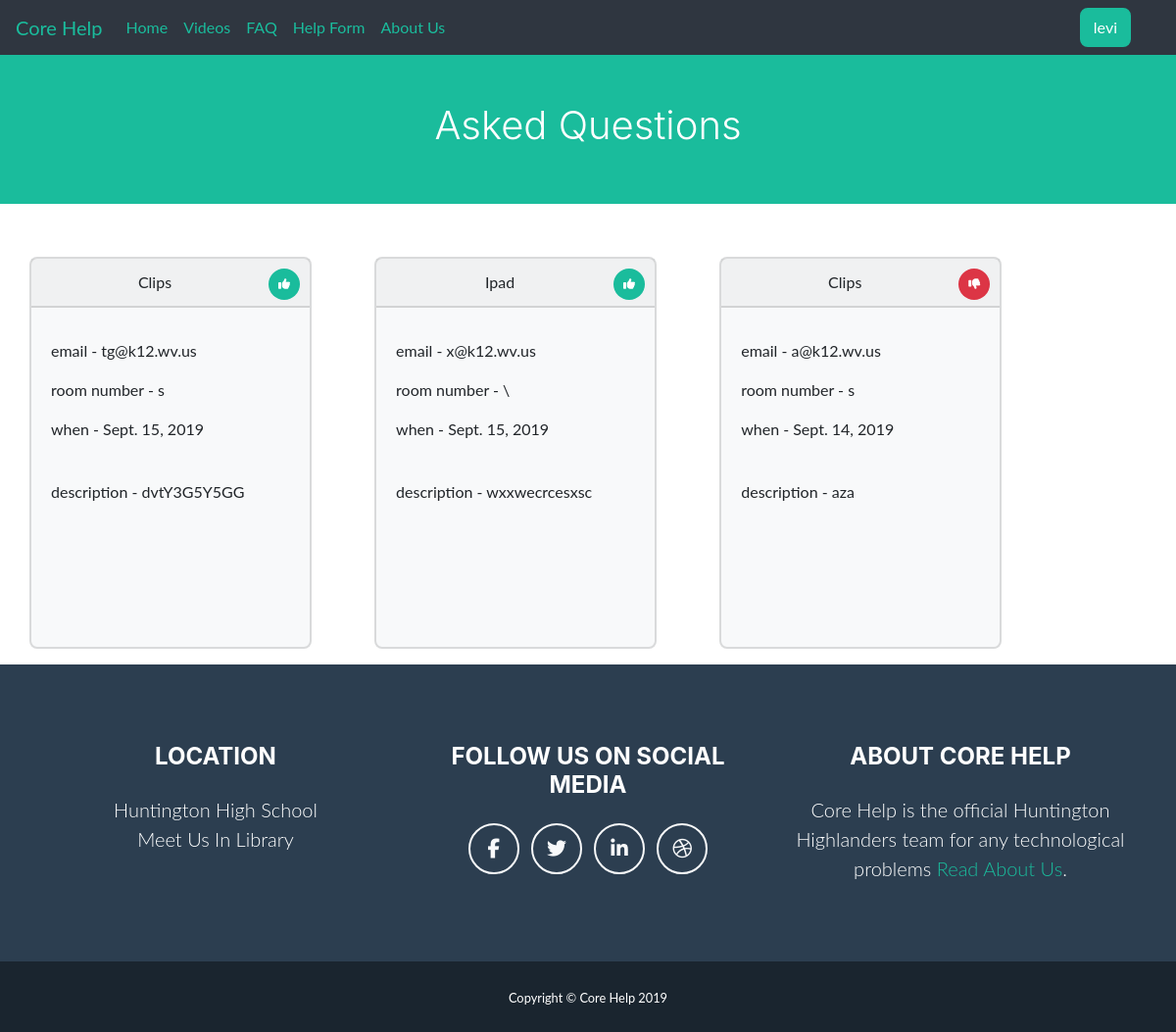
/core/asked_questions/ (signed in), run on the app's committed database.
### website/models.py (models this page shows, shortened)
class HelpFormModel(models.Model):
    your_name = models.CharField(max_length=100)
    room_number = models.CharField(max_length=6)
    email = models.EmailField(default="@k12.wv.us")
    subject = models.CharField(max_length=30)
    description = models.TextField()
    date_uploaded = models.DateField(default=now())

### website/views.py (the view)
# urls.py: path('asked_questions/', views.asked_questions),
@login_required
def asked_questions(request):
    data = HelpFormModel.objects.all()
    date_today = datetime.datetime.now()
    context = {
        'data': data,
        'date_today': date_today,
    }
    return render(request, 'website/asked_questions.html', context)

### website/templatetags/custom_time_tags.py (called while the page is built)
@register.simple_tag
def get_today():
    return tz.localtime(tz.now()).date()

### website/templates/website/asked_questions.html (shortened to what this page needs)
{% extends 'base.html' %}
{% load custom_time_tags %}
{% block content %}
<header class="bg-primary text-center py-5 mb-4">
  <div class="container">
    <h1 class="font-weight-light text-white">Asked Questions</h1>
  </div>
</header>
{% get_today as today %}
{% for data in data %}
  {% if today == data.date_uploaded %}
  <div class="card bg-light mb-3" style="max-width: 18rem;">
    <span class="badge badge-pill badge-primary float-right"><i class="fas fa-thumbs-up"></i></span>
    <div class="card-header">{{ data.subject }}</div>
    <div class="card-body">
      <p class="card-text">email - {{ data.email }}</p>
      <p class="card-text">room number - {{ data.room_number }}</p>
      <p class="card-text">when - {{ data.date_uploaded }}</p>
      <br>
      <p class="card-text">description - {{ data.description }}</p>
    </div>
  </div>
  {% else %}
    <div class="card bg-light mb-3" style="max-width: 18rem;">
      <span class="badge badge-pill badge-danger float-right"><i class="fas fa-thumbs-down"></i></span>
      <div class="card-header">{{ data.subject }}</div>
      <div class="card-body">
        <p class="card-text">email - {{ data.email }}</p>
        <p class="card-text">room number - {{ data.room_number }}</p>
        <p class="card-text">when - {{ data.date_uploaded }}</p>
        <br>
        <p class="card-text">description - {{ data.description }}</p>
      </div>
    </div>
  {% endif %}
{% endfor %}
{% endblock %}

### core/templates/base.html (shortened to what this page needs)
{% load static %}
<!DOCTYPE html>
<html lang="en">
<head>
    <link rel="stylesheet" href="https://stackpath.bootstrapcdn.com/bootstrap/4.3.1/css/bootstrap.min.css">
    <link rel="stylesheet" href="{% static 'core/css/base.css' %}">
    <link rel="stylesheet" href="{% static 'core/css/index.css' %}">
</head>
<nav class="navbar navbar-expand-lg">
  <a class="navbar-brand" href="/">Core Help</a>
  <div class="collapse navbar-collapse" id="navbarTogglerDemo03">
    <ul class="navbar-nav mr-auto mt-2 mt-lg-0">
      <li class="nav-item active">
        <a class="nav-link" href="/">Home </a>
      </li>
      <li class="nav-item">
        <a class="nav-link" href="/core/videos">Videos</a>
      </li>
      <li class="nav-item">
        <a class="nav-link" href="/core/FAQ">FAQ</a>
      </li>
      <li class="nav-item">
        <a href="/core/help_form" class="nav-link">Help Form</a>
      </li>
      <li>
        <a href="/core/about_us" class="nav-link">About Us</a>
      </li>
    </ul>
    {% if user.is_authenticated %}
    <div class="dropdown">
        <button class="dropbtn btn btn-primary">{{ user.username }}</button>
      </div>
    {% else %}
      <button class="btn btn-primary"><a class="text-white" href="{% url 'login'%}?next={{request.path}}">Login</a></button>
    {% endif %}
  </div>
</nav>
{% block content %}
{% endblock %}
<footer class="footer text-center">
    <div class="container">
      <div class="row">
        <div class="col-lg-4 mb-5 mb-lg-0">
          <h4 class="text-uppercase mb-4">Location</h4>
          <p class="lead mb-0">Huntington High School
            <br>Meet Us In Library</p>
        </div>
        <div class="col-lg-4 mb-5 mb-lg-0">
          <h4 class="text-uppercase mb-4">Follow Us on Social Media</h4>
          <a class="btn btn-outline-light btn-social mx-1" href="#">
            <i class="fab fa-fw fa-facebook-f"></i>
          </a>
          <a class="btn btn-outline-light btn-social mx-1" href="https://twitter.com/HighlanderCore">
            <i class="fab fa-fw fa-twitter"></i>
          </a>
          <a class="btn btn-outline-light btn-social mx-1" href="#">
            <i class="fab fa-fw fa-linkedin-in"></i>
          </a>
          <a class="btn btn-outline-light btn-social mx-1" href="#">
            <i class="fab fa-fw fa-dribbble"></i>
          </a>
        </div>
        <div class="col-lg-4">
          <h4 class="text-uppercase mb-4">About Core Help</h4>
          <p class="lead mb-0">Core Help is the official Huntington Highlanders team for any technological problems
            <a href="/core/about_us">Read About Us</a>.</p>
        </div>
      </div>
    </div>
  </footer>
  <section class="copyright py-4 text-center text-white">
    <div class="container">
      <small>Copyright &copy; Core Help 2019</small>
    </div>
  </section>
</body>
</html>

### core/static/core/css/base.css (style rules this page uses)
html, body { color: #ecf0f1; font-family: 'Courier New', Courier, monospace; margin: 0%; }
.navbar { background-color: #2f3640; }
.dropbtn { background-color: #4CAF50; color: white; padding: 16px; font-size: 16px; border: none; }
.dropdown { position: relative; display: inline-block; margin-right: 30px; }

### website/templates/website/asked_questions.html (style rules this page uses)
h1 { text-align: center; }
.card { margin: 30px; display: inline-block; width: 400px; height: 400px; }
.card-header { text-align: center; }
.badge { margin: 10px; padding: 10px; }

### data on the page
HelpFormModel: subject "Clips", email "tg@k12.wv.us", room_number "s", date_uploaded "Sept. 15, 2019", description "dvtY3G5Y5GG"
HelpFormModel: subject "Ipad", email "x@k12.wv.us", room_number "\\", date_uploaded "Sept. 15, 2019", description "wxxwecrcesxsc"
HelpFormModel: subject "Clips", email "a@k12.wv.us", room_number "s", date_uploaded "Sept. 14, 2019", description "aza"

### other printed values
{{ user.username }} "levi"
